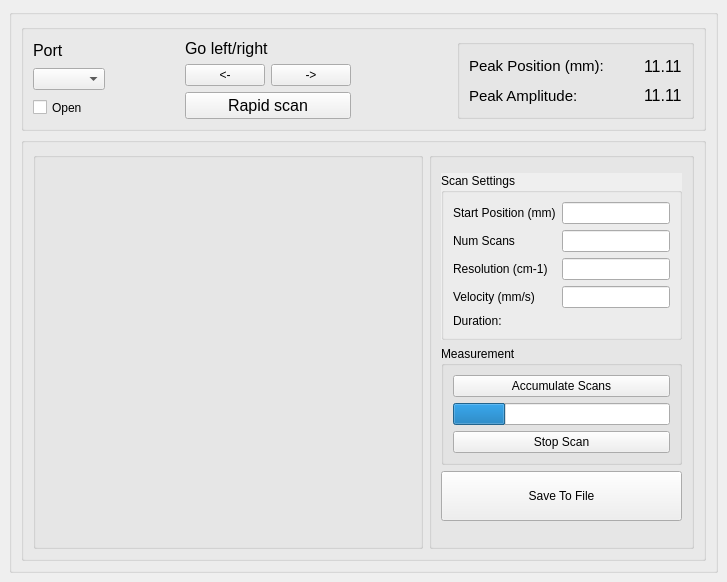
<?xml version="1.0" encoding="UTF-8"?>
<ui version="4.0">
 <class>Spectrometer_control</class>
 <widget class="QMainWindow" name="Spectrometer_control">
  <property name="enabled">
   <bool>true</bool>
  </property>
  <property name="geometry">
   <rect>
    <x>0</x>
    <y>0</y>
    <width>727</width>
    <height>582</height>
   </rect>
  </property>
  <property name="windowTitle">
   <string>MainWindow</string>
  </property>
  <widget class="QWidget" name="centralwidget">
   <layout class="QGridLayout" name="gridLayout">
    <item row="0" column="0">
     <widget class="QGroupBox" name="groupBox">
      <layout class="QVBoxLayout" name="verticalLayout_7">
       <item>
        <widget class="QGroupBox" name="groupBox">
         <property name="sizePolicy">
          <sizepolicy hsizetype="Preferred" vsizetype="Maximum">
           <horstretch>0</horstretch>
           <verstretch>0</verstretch>
          </sizepolicy>
         </property>
         <layout class="QHBoxLayout" name="horizontalLayout_5">
          <item>
           <layout class="QHBoxLayout" name="horizontalLayout_4">
            <item>
             <layout class="QVBoxLayout" name="verticalLayout">
              <item>
               <widget class="QLabel" name="label">
                <property name="sizePolicy">
                 <sizepolicy hsizetype="Preferred" vsizetype="Preferred">
                  <horstretch>0</horstretch>
                  <verstretch>0</verstretch>
                 </sizepolicy>
                </property>
                <property name="font">
                 <font>
                  <pointsize>12</pointsize>
                 </font>
                </property>
                <property name="text">
                 <string>Port</string>
                </property>
               </widget>
              </item>
              <item>
               <widget class="QComboBox" name="port_list">
                <property name="sizePolicy">
                 <sizepolicy hsizetype="Preferred" vsizetype="Minimum">
                  <horstretch>0</horstretch>
                  <verstretch>0</verstretch>
                 </sizepolicy>
                </property>
               </widget>
              </item>
              <item>
               <widget class="QCheckBox" name="open_b">
                <property name="sizePolicy">
                 <sizepolicy hsizetype="Minimum" vsizetype="Minimum">
                  <horstretch>0</horstretch>
                  <verstretch>0</verstretch>
                 </sizepolicy>
                </property>
                <property name="text">
                 <string>Open</string>
                </property>
               </widget>
              </item>
             </layout>
            </item>
            <item>
             <spacer name="horizontalSpacer_7">
              <property name="orientation">
               <enum>Qt::Horizontal</enum>
              </property>
              <property name="sizeHint" stdset="0">
               <size>
                <width>40</width>
                <height>20</height>
               </size>
              </property>
             </spacer>
            </item>
            <item>
             <spacer name="horizontalSpacer_8">
              <property name="orientation">
               <enum>Qt::Horizontal</enum>
              </property>
              <property name="sizeHint" stdset="0">
               <size>
                <width>40</width>
                <height>20</height>
               </size>
              </property>
             </spacer>
            </item>
            <item>
             <layout class="QVBoxLayout" name="verticalLayout_2">
              <item>
               <widget class="QLabel" name="label_3">
                <property name="font">
                 <font>
                  <pointsize>12</pointsize>
                 </font>
                </property>
                <property name="text">
                 <string>Go left/right</string>
                </property>
               </widget>
              </item>
              <item>
               <layout class="QHBoxLayout" name="horizontalLayout">
                <item>
                 <widget class="QPushButton" name="left_b">
                  <property name="text">
                   <string>&lt;-</string>
                  </property>
                 </widget>
                </item>
                <item>
                 <widget class="QPushButton" name="right_b">
                  <property name="text">
                   <string>-&gt;</string>
                  </property>
                 </widget>
                </item>
               </layout>
              </item>
              <item>
               <widget class="QPushButton" name="rapid_scan_b">
                <property name="font">
                 <font>
                  <pointsize>12</pointsize>
                 </font>
                </property>
                <property name="text">
                 <string>Rapid scan</string>
                </property>
                <property name="flat">
                 <bool>false</bool>
                </property>
               </widget>
              </item>
             </layout>
            </item>
           </layout>
          </item>
          <item>
           <spacer name="horizontalSpacer_4">
            <property name="orientation">
             <enum>Qt::Horizontal</enum>
            </property>
            <property name="sizeHint" stdset="0">
             <size>
              <width>40</width>
              <height>20</height>
             </size>
            </property>
           </spacer>
          </item>
          <item>
           <spacer name="horizontalSpacer_6">
            <property name="orientation">
             <enum>Qt::Horizontal</enum>
            </property>
            <property name="sizeHint" stdset="0">
             <size>
              <width>40</width>
              <height>20</height>
             </size>
            </property>
           </spacer>
          </item>
          <item>
           <spacer name="horizontalSpacer_5">
            <property name="orientation">
             <enum>Qt::Horizontal</enum>
            </property>
            <property name="sizeHint" stdset="0">
             <size>
              <width>40</width>
              <height>20</height>
             </size>
            </property>
           </spacer>
          </item>
          <item>
           <widget class="QGroupBox" name="groupBox">
            <layout class="QVBoxLayout" name="verticalLayout_3">
             <item>
              <layout class="QHBoxLayout" name="horizontalLayout_3">
               <item>
                <widget class="QLabel" name="label_4">
                 <property name="font">
                  <font>
                   <pointsize>11</pointsize>
                  </font>
                 </property>
                 <property name="text">
                  <string>Peak Position (mm):</string>
                 </property>
                </widget>
               </item>
               <item>
                <spacer name="horizontalSpacer_2">
                 <property name="orientation">
                  <enum>Qt::Horizontal</enum>
                 </property>
                 <property name="sizeType">
                  <enum>QSizePolicy::Expanding</enum>
                 </property>
                 <property name="sizeHint" stdset="0">
                  <size>
                   <width>40</width>
                   <height>20</height>
                  </size>
                 </property>
                </spacer>
               </item>
               <item>
                <widget class="QLabel" name="peak_pos">
                 <property name="font">
                  <font>
                   <pointsize>12</pointsize>
                  </font>
                 </property>
                 <property name="text">
                  <string>11.11</string>
                 </property>
                </widget>
               </item>
              </layout>
             </item>
             <item>
              <layout class="QHBoxLayout" name="horizontalLayout_2">
               <item>
                <widget class="QLabel" name="label_5">
                 <property name="font">
                  <font>
                   <pointsize>11</pointsize>
                  </font>
                 </property>
                 <property name="text">
                  <string>Peak Amplitude:</string>
                 </property>
                </widget>
               </item>
               <item>
                <spacer name="horizontalSpacer">
                 <property name="orientation">
                  <enum>Qt::Horizontal</enum>
                 </property>
                 <property name="sizeType">
                  <enum>QSizePolicy::Expanding</enum>
                 </property>
                 <property name="sizeHint" stdset="0">
                  <size>
                   <width>40</width>
                   <height>20</height>
                  </size>
                 </property>
                </spacer>
               </item>
               <item>
                <widget class="QLabel" name="peak_ampl">
                 <property name="font">
                  <font>
                   <pointsize>12</pointsize>
                  </font>
                 </property>
                 <property name="text">
                  <string>11.11</string>
                 </property>
                </widget>
               </item>
              </layout>
             </item>
            </layout>
           </widget>
          </item>
         </layout>
        </widget>
       </item>
       <item>
        <widget class="QGroupBox" name="groupBox">
         <layout class="QHBoxLayout" name="horizontalLayout_6">
          <item>
           <widget class="QGroupBox" name="groupBox">
            <layout class="QVBoxLayout" name="verticalLayout_6">
             <item>
              <widget class="PlotWidget" name="spectrum_w" native="true">
               <property name="sizePolicy">
                <sizepolicy hsizetype="Expanding" vsizetype="Expanding">
                 <horstretch>0</horstretch>
                 <verstretch>0</verstretch>
                </sizepolicy>
               </property>
              </widget>
             </item>
             <item>
              <widget class="PlotWidget" name="interf_w" native="true">
               <property name="sizePolicy">
                <sizepolicy hsizetype="Expanding" vsizetype="Expanding">
                 <horstretch>0</horstretch>
                 <verstretch>0</verstretch>
                </sizepolicy>
               </property>
              </widget>
             </item>
            </layout>
           </widget>
          </item>
          <item>
           <widget class="QGroupBox" name="groupBox">
            <property name="sizePolicy">
             <sizepolicy hsizetype="Maximum" vsizetype="Preferred">
              <horstretch>0</horstretch>
              <verstretch>0</verstretch>
             </sizepolicy>
            </property>
            <layout class="QVBoxLayout" name="verticalLayout_5">
             <item>
              <widget class="QWidget" name="widget_3" native="true">
               <property name="sizePolicy">
                <sizepolicy hsizetype="Preferred" vsizetype="Expanding">
                 <horstretch>0</horstretch>
                 <verstretch>0</verstretch>
                </sizepolicy>
               </property>
              </widget>
             </item>
             <item>
              <widget class="QGroupBox" name="groupBox">
               <property name="autoFillBackground">
                <bool>true</bool>
               </property>
               <property name="title">
                <string>Scan Settings</string>
               </property>
               <layout class="QFormLayout" name="formLayout">
                <item row="0" column="0">
                 <widget class="QLabel" name="label_6">
                  <property name="text">
                   <string>Start Position (mm)</string>
                  </property>
                 </widget>
                </item>
                <item row="0" column="1">
                 <widget class="QLineEdit" name="start_pos"/>
                </item>
                <item row="1" column="0">
                 <widget class="QLabel" name="label_7">
                  <property name="text">
                   <string>Num Scans</string>
                  </property>
                 </widget>
                </item>
                <item row="1" column="1">
                 <widget class="QLineEdit" name="num_scans"/>
                </item>
                <item row="2" column="0">
                 <widget class="QLabel" name="label_8">
                  <property name="text">
                   <string>Resolution (cm-1)</string>
                  </property>
                 </widget>
                </item>
                <item row="2" column="1">
                 <widget class="QLineEdit" name="resol"/>
                </item>
                <item row="3" column="0">
                 <widget class="QLabel" name="label_9">
                  <property name="text">
                   <string>Velocity (mm/s)</string>
                  </property>
                 </widget>
                </item>
                <item row="3" column="1">
                 <widget class="QLineEdit" name="velocity"/>
                </item>
                <item row="4" column="0">
                 <widget class="QLabel" name="label_10">
                  <property name="text">
                   <string>Duration:</string>
                  </property>
                 </widget>
                </item>
                <item row="4" column="1">
                 <widget class="QLabel" name="duration">
                  <property name="text">
                   <string/>
                  </property>
                 </widget>
                </item>
               </layout>
              </widget>
             </item>
             <item>
              <widget class="QGroupBox" name="groupBox_2">
               <property name="title">
                <string>Measurement</string>
               </property>
               <layout class="QVBoxLayout" name="verticalLayout_4">
                <item>
                 <widget class="QPushButton" name="accumulate_scans_b">
                  <property name="text">
                   <string>Accumulate Scans</string>
                  </property>
                 </widget>
                </item>
                <item>
                 <widget class="QProgressBar" name="progressBar">
                  <property name="value">
                   <number>24</number>
                  </property>
                  <property name="textVisible">
                   <bool>false</bool>
                  </property>
                 </widget>
                </item>
                <item>
                 <widget class="QPushButton" name="stop_scan_b">
                  <property name="text">
                   <string>Stop Scan</string>
                  </property>
                 </widget>
                </item>
               </layout>
              </widget>
             </item>
             <item>
              <widget class="QPushButton" name="save_b">
               <property name="sizePolicy">
                <sizepolicy hsizetype="Minimum" vsizetype="Minimum">
                 <horstretch>0</horstretch>
                 <verstretch>0</verstretch>
                </sizepolicy>
               </property>
               <property name="minimumSize">
                <size>
                 <width>0</width>
                 <height>50</height>
                </size>
               </property>
               <property name="text">
                <string>Save To File</string>
               </property>
              </widget>
             </item>
             <item>
              <spacer name="verticalSpacer_2">
               <property name="orientation">
                <enum>Qt::Vertical</enum>
               </property>
               <property name="sizeType">
                <enum>QSizePolicy::Expanding</enum>
               </property>
               <property name="sizeHint" stdset="0">
                <size>
                 <width>20</width>
                 <height>40</height>
                </size>
               </property>
              </spacer>
             </item>
            </layout>
           </widget>
          </item>
         </layout>
        </widget>
       </item>
      </layout>
     </widget>
    </item>
   </layout>
  </widget>
 </widget>
 <customwidgets>
  <customwidget>
   <class>PlotWidget</class>
   <extends>QWidget</extends>
   <header>pyqtgraph.h</header>
   <container>1</container>
  </customwidget>
 </customwidgets>
 <resources/>
 <connections/>
</ui>
